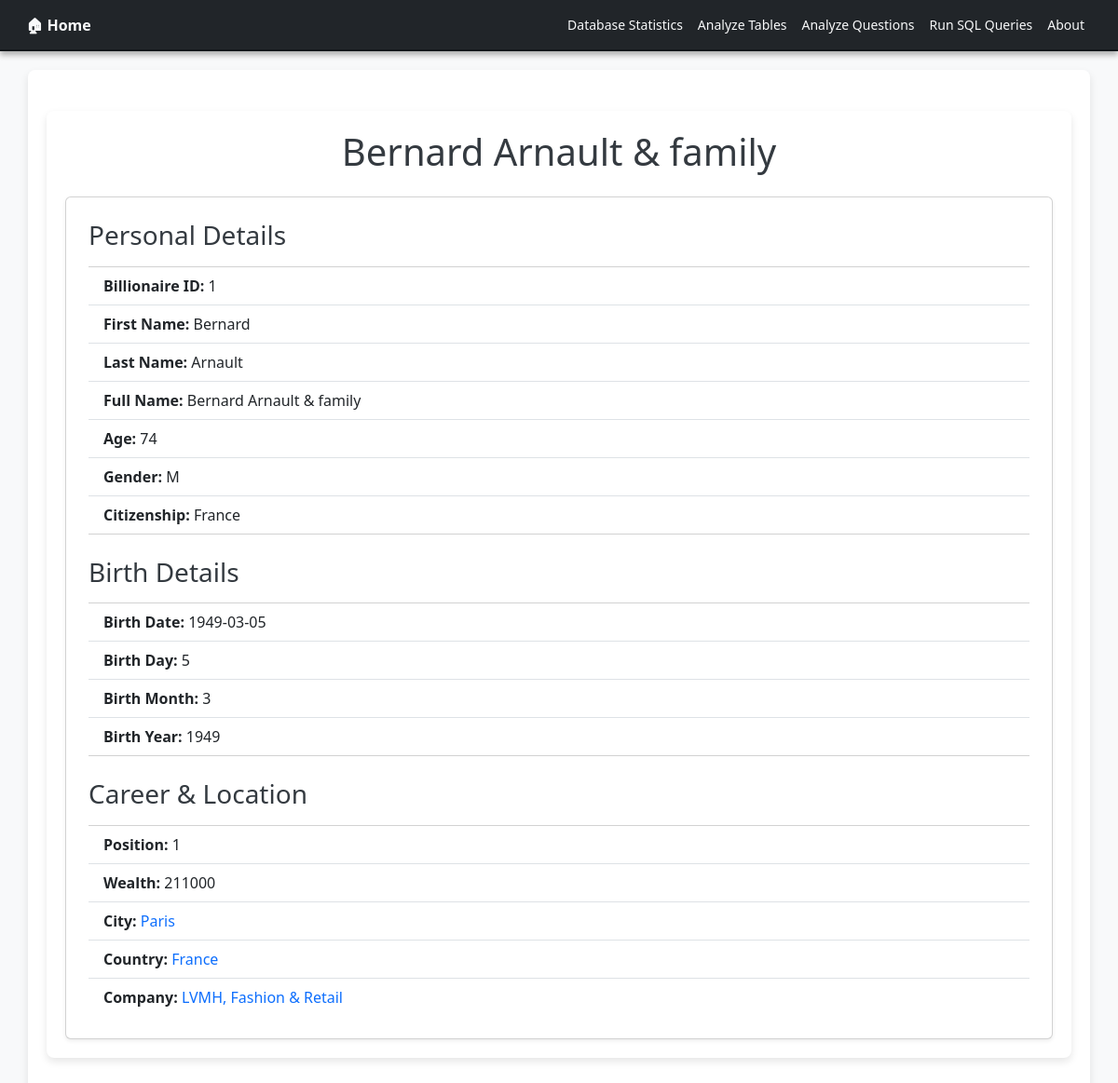
/billionaires/1/, run on the app's committed database.
### tables this page shows
CREATE TABLE Billionaires (
            billionaire_id INTEGER PRIMARY KEY,
            firstname                 TEXT    NOT NULL,
            lastname                  TEXT    NOT NULL,
            fullname                  TEXT    NOT NULL,
            age                       INTEGER,
            gender                    TEXT    CHECK (gender IN ('M', 'F') ),
            birth_date                DATE,
            birth_day                 INTEGER,
            birth_month               INTEGER,
            birth_year                INTEGER,
            position                  TEXT,
            wealth                    INTEGER,
            citizenship_country_id    INTEGER,
            city_id                   INTEGER NOT NULL,
            FOREIGN KEY (             
                city_id
            )
            REFERENCES Cities (city_id),
            FOREIGN KEY (
                citizenship_country_id
            )
            REFERENCES Citizenships (citizenship_country_id)
        );

CREATE TABLE Citizenships (
            citizenship_country_id   INTEGER PRIMARY KEY,
            citizenship              TEXT   
        );

CREATE TABLE Cities (
            city_id           INTEGER PRIMARY KEY,
            city_of_residence TEXT    NOT NULL,
            state_id          INTEGER,
            FOREIGN KEY (
                state_id
            )
            REFERENCES States (state_id)
        );

CREATE TABLE Countries (
            country_id           INTEGER PRIMARY KEY,
            country_of_residence TEXT    NOT NULL,
            continent_id         INTEGER,
            country_latitude     REAL,
            country_longitude    REAL,
            country_pop          INTEGER,
            life_exp             REAL,
            cpi_country          REAL,
            cpi_change           REAL,
            gdp_country          REAL,
            g_primary            REAL,
            g_tertiary           REAL,
            tax_revenue          REAL,
            tax_rate             REAL,
            FOREIGN KEY (
                continent_id
            )
            REFERENCES Continents (continent_id)
        );

CREATE TABLE Companies (
            company_id INTEGER PRIMARY KEY,
            resource   TEXT,
            industry_id   INTEGER,
            FOREIGN KEY (
                industry_id
            )
            REFERENCES Industries (industry_id)
        );

CREATE TABLE Industries (
            industry_id  INTEGER PRIMARY KEY,
            industry    TEXT
        );

### app.py (the view)
@APP.route('/billionaires/<int:id>/')
def get_billionaire(id):
  billionaire = execute(
      '''
      SELECT b.billionaire_id, b.firstname, b.lastname, b.fullname, b.age, b.gender, b.birth_date, b.birth_day, b.birth_month, b.birth_year, b.position, b.wealth, b.city_id, c.city_of_residence, c1.country_id, c1.country_of_residence, com.company_id, com.resource, ind.industry, ci.citizenship
      FROM Billionaires b
      JOIN Citizenships ci on ci.citizenship_country_id = b.citizenship_country_id
      JOIN Cities c on b.city_id = c.city_id
      JOIN States s on s.state_id = c.state_id
      JOIN Countries c1 on s.country_id = c1.country_id
      JOIN Billionaire_Companies bc on bc.billionaire_id = b.billionaire_id
      JOIN Companies com on com.company_id = bc.company_id
      JOIN Industries ind on ind.industry_id = com.industry_id
      WHERE b.billionaire_id = ?
      ''', [id]).fetchone()
  if billionaire is None:
     abort(404, 'Billionaire_id {} does not exist.'.format(id))
  return render_template('billionaire.html',
           billionaire=billionaire)

### app.py (called while the page is built)
def execute(sql,args=None):
  global DB
  sql = re.sub('\s+',' ', sql)
  logging.info('SQL: {} Args: {}'.format(sql,args))
  if args:
    return DB['cursor'].execute(sql, args)
  return DB['cursor'].execute(sql)

### templates/billionaire.html
{% extends 'base.html' %}
{% block content %}
<div class="container mt-4">
    <h1 class="text-center mb-4">{{ billionaire.fullname }}</h1>
    <div class="card shadow-sm p-4">
        <h3 class="mb-3">Personal Details</h3>
        <ul class="list-group list-group-flush">
            <li class="list-group-item"><strong>Billionaire ID:</strong> {{ billionaire.billionaire_id }}</li>
            <li class="list-group-item"><strong>First Name:</strong> {{ billionaire.firstname }}</li>
            <li class="list-group-item"><strong>Last Name:</strong> {{ billionaire.lastname }}</li>
            <li class="list-group-item"><strong>Full Name:</strong> {{ billionaire.fullname }}</li>
            <li class="list-group-item"><strong>Age:</strong> {{ billionaire.age }}</li>
            <li class="list-group-item"><strong>Gender:</strong> {{ billionaire.gender }}</li>
            <li class="list-group-item"><strong>Citizenship:</strong> {{ billionaire.citizenship }}</li>
        </ul>
        <h3 class="mt-4 mb-3">Birth Details</h3>
        <ul class="list-group list-group-flush">
            <li class="list-group-item"><strong>Birth Date:</strong> {{ billionaire.birth_date }}</li>
            <li class="list-group-item"><strong>Birth Day:</strong> {{ billionaire.birth_day }}</li>
            <li class="list-group-item"><strong>Birth Month:</strong> {{ billionaire.birth_month }}</li>
            <li class="list-group-item"><strong>Birth Year:</strong> {{ billionaire.birth_year }}</li>
        </ul>
        <h3 class="mt-4 mb-3">Career & Location</h3>
        <ul class="list-group list-group-flush">
            <li class="list-group-item"><strong>Position:</strong> {{ billionaire.position }}</li>
            <li class="list-group-item"><strong>Wealth:</strong> {{ billionaire.wealth }}</li>
            <li class="list-group-item">
                <strong>City:</strong>
                <a href="/cities/{{ billionaire.city_id }}" class="text-decoration-none">
                    {{ billionaire.city_of_residence }}
                </a>
            </li>
            <li class="list-group-item">
                <strong>Country:</strong>
                <a href="/countries/{{ billionaire.country_id }}" class="text-decoration-none">
                    {{ billionaire.country_of_residence }}
                </a>
            </li>
            <li class="list-group-item">
                <strong>Company:</strong>
                <a href="/companies/{{ billionaire.company_id }}" class="text-decoration-none">
                    {{ billionaire.resource }}, {{ billionaire.industry }}
                </a>
            </li>
        </ul>
    </div>
</div>
{% endblock %}

### templates/base.html (style rules this page uses)
h2, h3 { scroll-margin-top: 57px; }
body { background-color: #f8f9fa; color: #212529; }
.container { background-color: #ffffff; border-radius: 8px; padding: 20px; box-shadow: 0 4px 8px rgba(0, 0, 0, 0.1); margin-top: 20px; margin-bottom: 20px; }
h1, h2, h3, h5 { color: #343a40; }

### data on the page
Billionaires: fullname "Bernard Arnault & family", billionaire_id "1", firstname "Bernard", lastname "Arnault", age "74", gender "M", birth_date "1949-03-05", birth_day "5", birth_month "3", birth_year "1949", position "1", wealth "211000"
Citizenships: citizenship "France"
Cities: city_of_residence "Paris"
Countries: country_of_residence "France"
Companies: resource "LVMH"
Industries: industry "Fashion & Retail"
